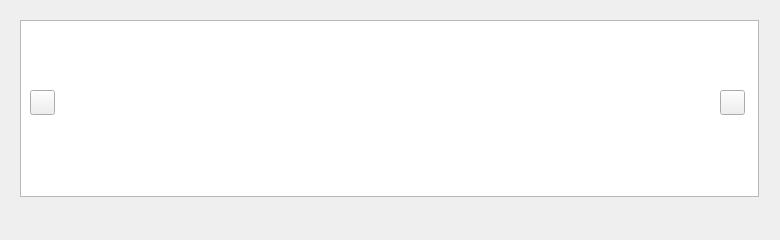
<?xml version="1.0" encoding="UTF-8"?>
<ui version="4.0">
 <class>PictureWidget</class>
 <widget class="QWidget" name="PictureWidget">
  <property name="geometry">
   <rect>
    <x>0</x>
    <y>0</y>
    <width>780</width>
    <height>240</height>
   </rect>
  </property>
  <property name="windowTitle">
   <string>PictureWidget</string>
  </property>
  <widget class="QPushButton" name="btnL">
   <property name="geometry">
    <rect>
     <x>30</x>
     <y>90</y>
     <width>25</width>
     <height>25</height>
    </rect>
   </property>
   <property name="text">
    <string/>
   </property>
  </widget>
  <widget class="QPushButton" name="btnR">
   <property name="geometry">
    <rect>
     <x>720</x>
     <y>90</y>
     <width>25</width>
     <height>25</height>
    </rect>
   </property>
   <property name="text">
    <string/>
   </property>
  </widget>
  <widget class="QWidget" name="layoutWidget">
   <property name="geometry">
    <rect>
     <x>9</x>
     <y>9</y>
     <width>761</width>
     <height>225</height>
    </rect>
   </property>
   <layout class="QVBoxLayout" name="verticalLayout">
    <item>
     <widget class="pictureView" name="graphicsView"/>
    </item>
    <item>
     <layout class="QHBoxLayout" name="horizontalLayout">
      <item>
       <spacer name="horizontalSpacer_2">
        <property name="orientation">
         <enum>Qt::Horizontal</enum>
        </property>
        <property name="sizeHint" stdset="0">
         <size>
          <width>40</width>
          <height>20</height>
         </size>
        </property>
       </spacer>
      </item>
      <item>
       <widget class="pictureButton" name="btnPic0" native="true"/>
      </item>
      <item>
       <widget class="pictureButton" name="btnPic1" native="true"/>
      </item>
      <item>
       <widget class="pictureButton" name="btnPic2" native="true"/>
      </item>
      <item>
       <widget class="pictureButton" name="btnPic3" native="true"/>
      </item>
      <item>
       <widget class="pictureButton" name="btnPic4" native="true"/>
      </item>
      <item>
       <widget class="pictureButton" name="btnPic5" native="true"/>
      </item>
      <item>
       <widget class="pictureButton" name="btnPic6" native="true"/>
      </item>
      <item>
       <widget class="pictureButton" name="btnPic7" native="true"/>
      </item>
      <item>
       <widget class="pictureButton" name="btnPic8" native="true"/>
      </item>
      <item>
       <widget class="pictureButton" name="btnPic9" native="true"/>
      </item>
      <item>
       <spacer name="horizontalSpacer">
        <property name="orientation">
         <enum>Qt::Horizontal</enum>
        </property>
        <property name="sizeHint" stdset="0">
         <size>
          <width>40</width>
          <height>20</height>
         </size>
        </property>
       </spacer>
      </item>
     </layout>
    </item>
   </layout>
  </widget>
  <zorder>layoutWidget</zorder>
  <zorder>btnR</zorder>
  <zorder>btnL</zorder>
 </widget>
 <layoutdefault spacing="6" margin="11"/>
 <customwidgets>
  <customwidget>
   <class>pictureView</class>
   <extends>QGraphicsView</extends>
   <header>pictureview.h</header>
  </customwidget>
  <customwidget>
   <class>pictureButton</class>
   <extends>QWidget</extends>
   <header>picturebutton.h</header>
   <container>1</container>
  </customwidget>
 </customwidgets>
 <resources/>
 <connections/>
</ui>
